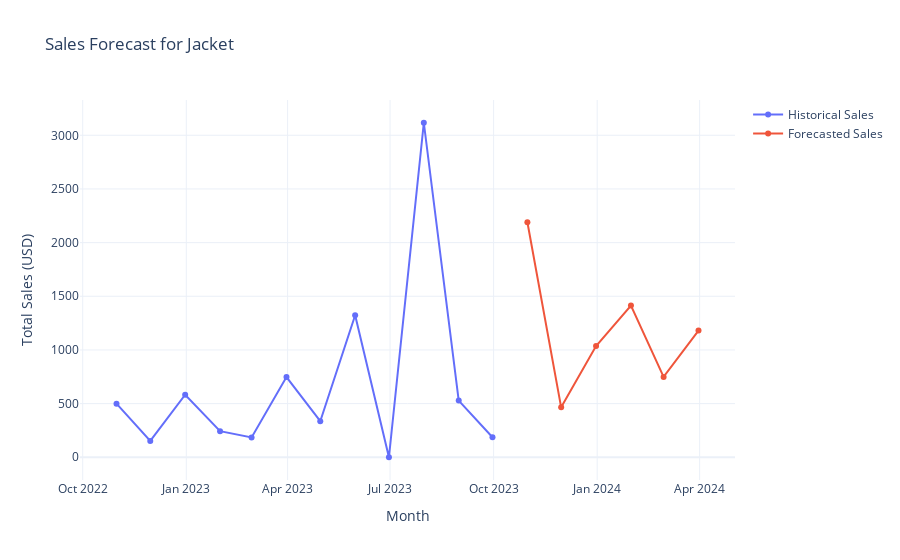

The notebook cell this image was saved under:
### Code cell
import pandas as pd
import plotly.graph_objects as go
from statsmodels.tsa.arima.model import ARIMA

# Create monthly total sales DataFrame
monthly_sales = df.groupby(['item', 'month']).agg(
    Total_Sales=('amount_usd', 'sum')
).reset_index()

# Forecast function with ARIMA(1,1,1)
def forecast_item(item_name, periods=6):
    item_data = monthly_sales[monthly_sales['item'] == item_name].copy()
    
    # Set index and resample monthly
    item_data = item_data.set_index('month').resample('M').sum().fillna(0)
    
    # Fit ARIMA model
    model = ARIMA(item_data['Total_Sales'], order=(2, 1, 1))
    model_fit = model.fit()
    forecast_result = model_fit.get_forecast(steps=periods)
    
    # Forecast index
    forecast_index = pd.date_range(item_data.index[-1] + pd.DateOffset(months=1), periods=periods, freq='M')

    # Plot
    fig = go.Figure()
    fig.add_trace(go.Scatter(
        x=item_data.index, y=item_data['Total_Sales'],
        mode='lines+markers', name='Historical Sales'
    ))
    fig.add_trace(go.Scatter(
        x=forecast_index, y=forecast_result.predicted_mean,
        mode='lines+markers', name='Forecasted Sales'
    ))

    fig.update_layout(
        title=f"Sales Forecast for {item_name}",
        xaxis_title="Month",
        yaxis_title="Total Sales (USD)",
        template="plotly_white"
    )

    fig.show()

# 📌 Call this function with the item name, e.g.:
forecast_item("Jacket", periods=6)

### Figure 1 — Plotly figure (JSON) as saved in the notebook; plotly's stock layout.template omitted (floating-point values rounded to 4 significant figures)
{"data": [{"mode": "lines+markers", "name": "Historical Sales", "type": "scatter", "x": ["2022-10-31T00:00:00", "2022-11-30T00:00:00", "2022-12-31T00:00:00", "2023-01-31T00:00:00", "2023-02-28T00:00:00", "2023-03-31T00:00:00", "2023-04-30T00:00:00", "2023-05-31T00:00:00", "2023-06-30T00:00:00", "2023-07-31T00:00:00", "2023-08-31T00:00:00", "2023-09-30T00:00:00"], "y": [499, 152, 583, 243, 185, 747, 336, 1323, 0, 3117, 528, 186]}, {"mode": "lines+markers", "name": "Forecasted Sales", "type": "scatter", "x": ["2023-10-31T00:00:00", "2023-11-30T00:00:00", "2023-12-31T00:00:00", "2024-01-31T00:00:00", "2024-02-29T00:00:00", "2024-03-31T00:00:00"], "y": [2190.0, 464.8, 1036.0, 1414.0, 748.7, 1180.0]}], "layout": {"autosize": true, "title": {"text": "Sales Forecast for Jacket"}, "xaxis": {"autorange": true, "range": ["2022-09-29 09:45:39.2243", "2024-05-01 14:14:20.7757"], "title": {"text": "Month"}, "type": "date"}, "yaxis": {"autorange": true, "range": [-257.2, 3374.0], "title": {"text": "Total Sales (USD)"}, "type": "linear"}}}
